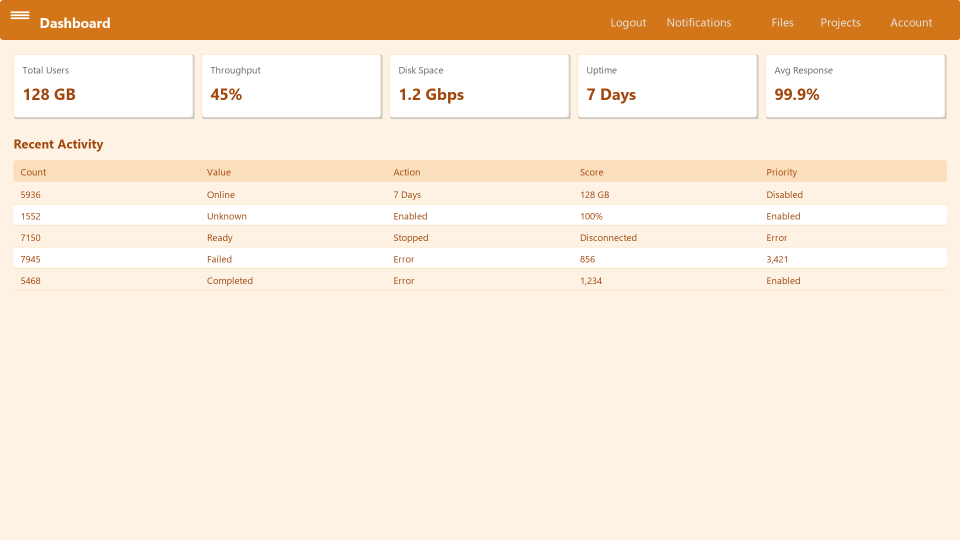
#> input picture data/synthetic/test/images/dashboard_0009.png, 1920 x 1080 px (shown at 1/2 size); its folder holds only this picture in this run
$ python -i symbol_detector.py   (imports and definitions only)
#> lines starting #> are read from the running program, lines starting #| are printed output that depends on the picture; after the words box and inside, x2 and y2 are one past the last pixel; in counts of white or black regions, pixels touching at a corner belong together
"""
Symbol detector for UI elements.

Detects common UI symbols (+, -, =, ×, ÷, etc.) in small regions
where OCR fails. Uses simple pattern recognition based on edge/stroke
analysis rather than template matching for scale robustness.
"""

import cv2
import numpy as np
from typing import Optional, Tuple


def _extract_symbol_strokes(gray: np.ndarray) -> Optional[np.ndarray]:
    """
    Extract foreground strokes from a grayscale button region.

    Tries multiple binarization strategies and picks the one that
    produces a clean, sparse foreground (likely a symbol).

    Returns:
        Binary image of center region (cropped), or None.
    """
    h, w = gray.shape
    margin_x = int(w * 0.2)
    margin_y = int(h * 0.2)

    candidates = []

    # Method 1: Otsu (light background)
    otsu_thresh, _ = cv2.threshold(gray, 0, 255, cv2.THRESH_BINARY + cv2.THRESH_OTSU)
    _, bin_inv = cv2.threshold(gray, otsu_thresh, 255, cv2.THRESH_BINARY_INV)
    _, bin_norm = cv2.threshold(gray, otsu_thresh, 255, cv2.THRESH_BINARY)

    for binary in [bin_inv, bin_norm]:
        center = binary[margin_y:h - margin_y, margin_x:w - margin_x]
        if center.size > 0:
            density = np.sum(center > 0) / center.size
            # Good candidate: sparse foreground (symbol strokes)
            if 0.01 < density < 0.55:
                candidates.append((center, density))

    # Method 2: Adaptive threshold
    blurred = cv2.GaussianBlur(gray, (3, 3), 0)
    block = max(11, (min(w, h) // 3) | 1)
    adaptive = cv2.adaptiveThreshold(
        blurred, 255, cv2.ADAPTIVE_THRESH_GAUSSIAN_C,
        cv2.THRESH_BINARY_INV, blockSize=block, C=3
    )
    center = adaptive[margin_y:h - margin_y, margin_x:w - margin_x]
    if center.size > 0:
        density = np.sum(center > 0) / center.size
        if 0.01 < density < 0.55:
            candidates.append((center, density))

    if not candidates:
        return None

    # Pick the candidate with density closest to 0.1 (typical for a clean symbol)
    candidates.sort(key=lambda c: abs(c[1] - 0.10))
    return candidates[0][0]


# [22 lines left out: function _tighten_to_glyph, not called in this run]


# --------------------------------------------------------------------------- #
# Template matching
#
# Hand-tuned projection rules are fragile at real glyph sizes (8-20 px): a "-"
# binarises to a chunky 17x9 blob, "=" bars fill most of their tight bbox, and
# thresholds tuned for one shape break another. Instead we render each candidate
# symbol with real fonts, normalise both glyph and template to a canonical
# binary patch, and score with the Dice coefficient. Scale-invariant, easy to
# extend (add a char to _SYMBOLS), and anti-aliasing tolerant.
# --------------------------------------------------------------------------- #

# (render string, reported symbol). Multi-char renders cover composite glyphs:
# e.g. the Windows Calculator plus/minus key draws "+/-", not the font's "±".
_SYMBOLS = [
    ("+", "+"), ("-", "-"), ("=", "="), ("×", "×"), ("÷", "÷"),
    ("±", "±"), ("+/-", "±"), (".", "."), ("%", "%"),
]
# Per-symbol Dice acceptance (default 0.70). "=" varies with bar spacing across
# fonts; the "+/-" composite is an approximation of the real key glyph.
_MIN_SCORE = {"=": 0.60, "±": 0.55}
_DEFAULT_MIN_SCORE = 0.70
_CANON = 32                   # canonical patch size
_TEMPLATE_CACHE: Optional[list] = None


# [213 lines left out: functions _canonicalize, _build_templates, _dice, detect_symbol, _count_segments, _check_diagonal, not called in this run]

>>> import cv2
>>> picture = cv2.imread('../../../data/synthetic/test/images/dashboard_0009.png', cv2.IMREAD_GRAYSCALE)
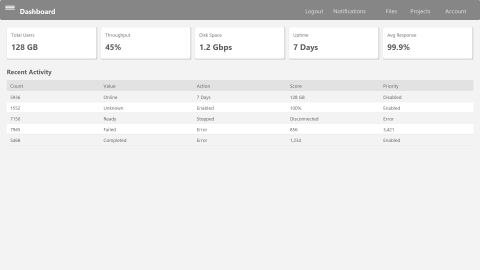
#> picture: shape (1080, 1920) (shown at 1/4 size); min 91, max 255, mean 235.2
>>> result = _extract_symbol_strokes(picture)
#> in _extract_symbol_strokes, `otsu_thresh, _ = cv2.threshold(gray, 0, 255, cv2.THRESH_BINARY + cv2.T..`: otsu_thresh = 188
#> in _extract_symbol_strokes, `_, bin_inv = cv2.threshold(gray, otsu_thresh, 255, cv2.THRESH_BINARY_I..`:
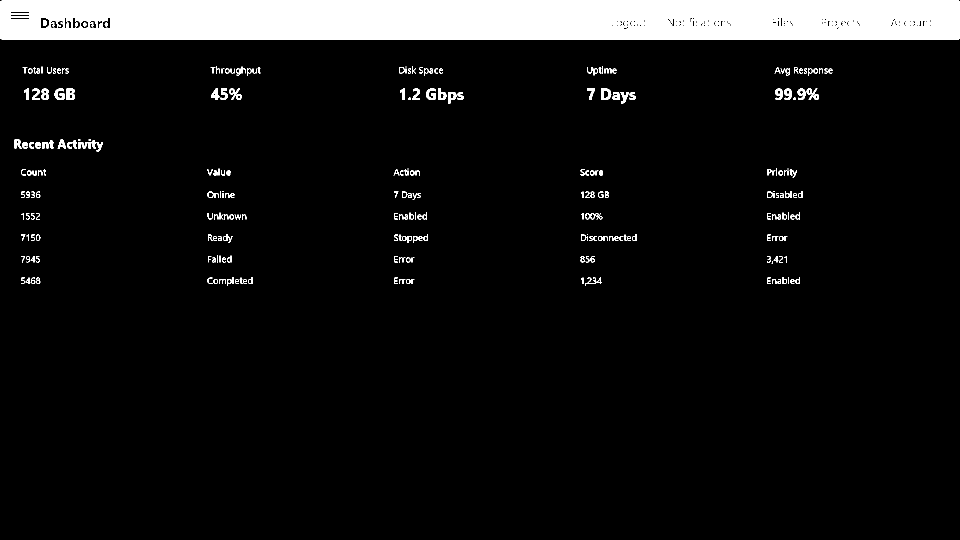
#> bin_inv: shape (1080, 1920) (shown at 1/2 size); 8% white; 288 white regions (18 under 20 px), largest, box (x1, y1, x2, y2) and area: (0, 0, 1920, 80) 149494, (1202, 177, 1223, 200) 307, (133, 177, 150, 200) 305
#> in _extract_symbol_strokes, `_, bin_norm = cv2.threshold(gray, otsu_thresh, 255, cv2.THRESH_BINARY)`:
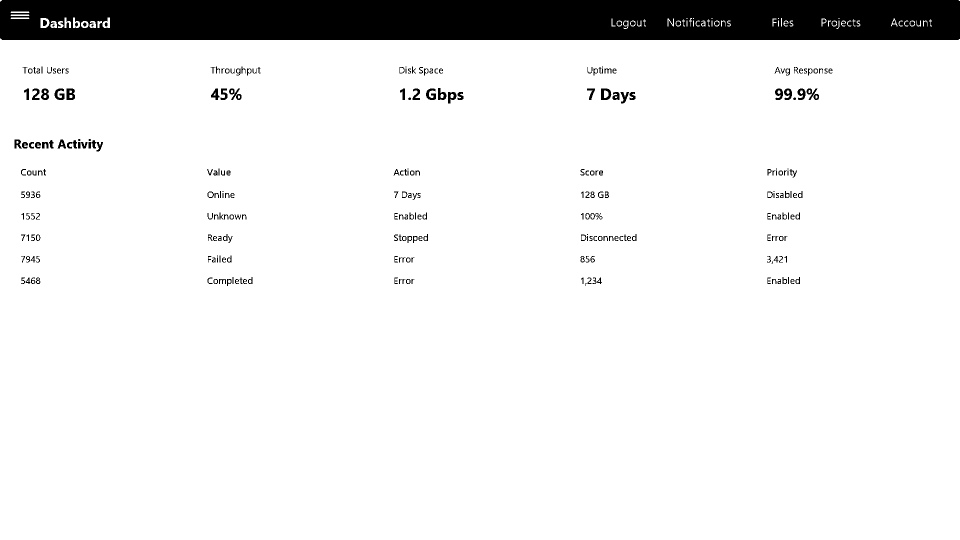
#> bin_norm: shape (1080, 1920) (shown at 1/2 size); 92% white; 288 black regions (18 under 20 px), largest, box (x1, y1, x2, y2) and area: (0, 0, 1920, 80) 149494, (1202, 177, 1223, 200) 307, (133, 177, 150, 200) 305
#> the loop in _extract_symbol_strokes, `for binary in [bin_inv, bin_norm]:` made 2 passes
#> density on passes 1 to 2: 0.00637, 0.994
#> pass 1, in _extract_symbol_strokes, `center = binary[margin_y:h - margin_y, margin_x:w - margin_x]`:
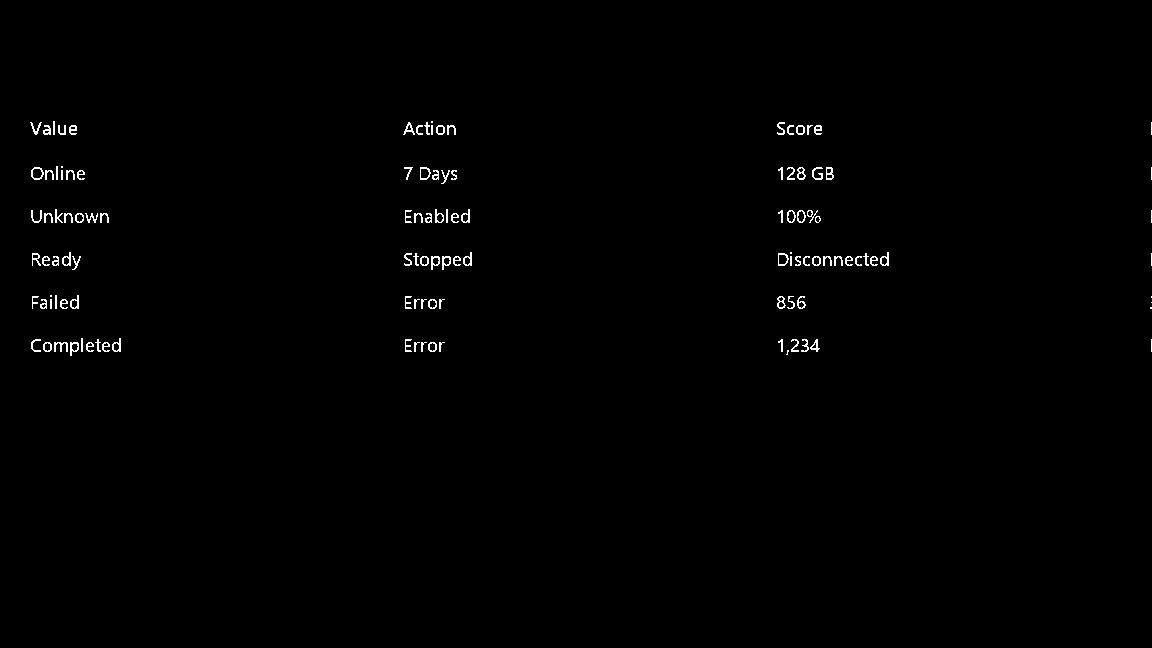
#> center: shape (648, 1152); 0.64% white in thin lines or dots, all inside (x1, y1, x2, y2) = (30, 121, 1152, 356)
#> after the loop in _extract_symbol_strokes, `for binary in [bin_inv, bin_norm]:`: candidates = []
#> in _extract_symbol_strokes, `adaptive = cv2.adaptiveThreshold( blurred, 255, cv2.ADAPTIVE_THRESH_GA..`:
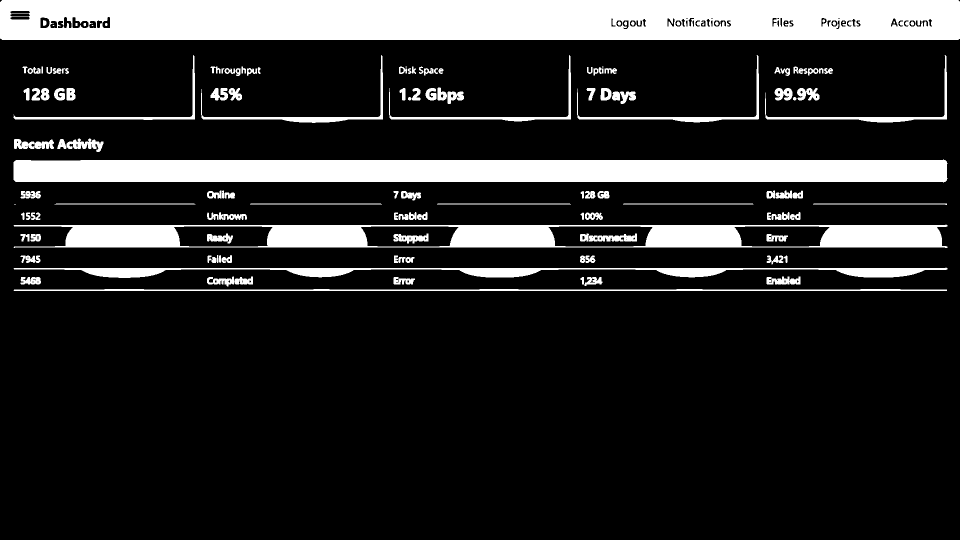
#> adaptive: shape (1080, 1920) (shown at 1/2 size); 16.8% white; 135 white regions (9 under 20 px), largest, box (x1, y1, x2, y2) and area: (0, 0, 1920, 80) 148396, (27, 319, 1895, 365) 82024, (27, 449, 1895, 496) 51081
#> in _extract_symbol_strokes, `center = adaptive[margin_y:h - margin_y, margin_x:w - margin_x]`:
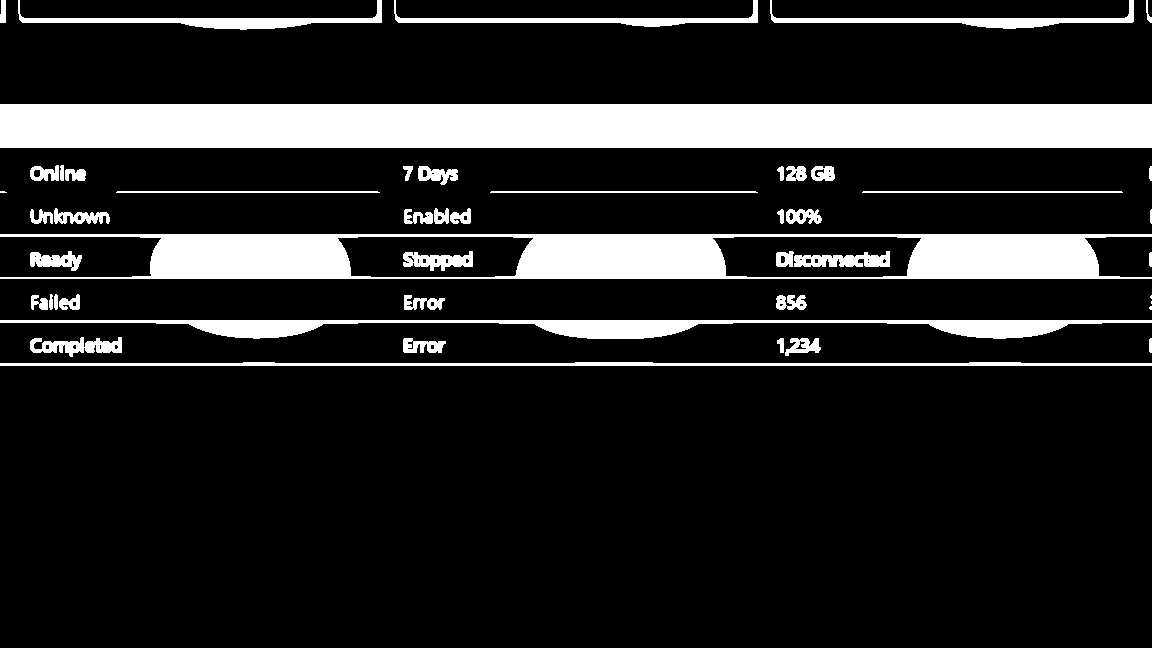
#> center: shape (648, 1152); 14.8% white; 49 white regions (4 under 20 px), largest, box (x1, y1, x2, y2) and area: (0, 104, 1152, 148) 50688, (0, 234, 1152, 279) 29088, (0, 320, 1152, 339) 8898
#> in _extract_symbol_strokes, `density = np.sum(center > 0) / center.size`: density = 0.148

$ run again, on data/synthetic/test/images/dashboard_0015.png
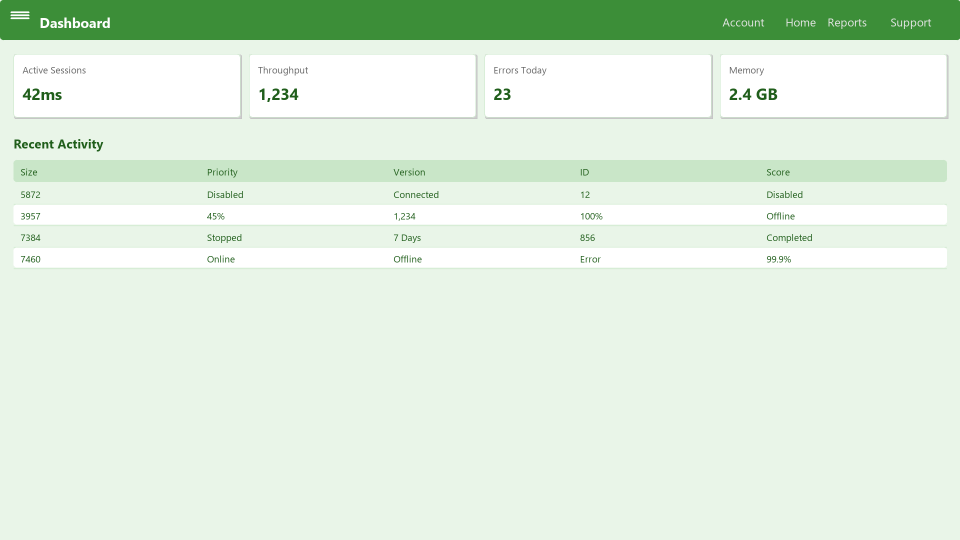
#> input picture data/synthetic/test/images/dashboard_0015.png, 1920 x 1080 px (shown at 1/2 size)
#> otsu_thresh = 173
#> in _extract_symbol_strokes, `_, bin_inv = cv2.threshold(gray, otsu_thresh, 255, cv2.THRESH_BINARY_I..`:
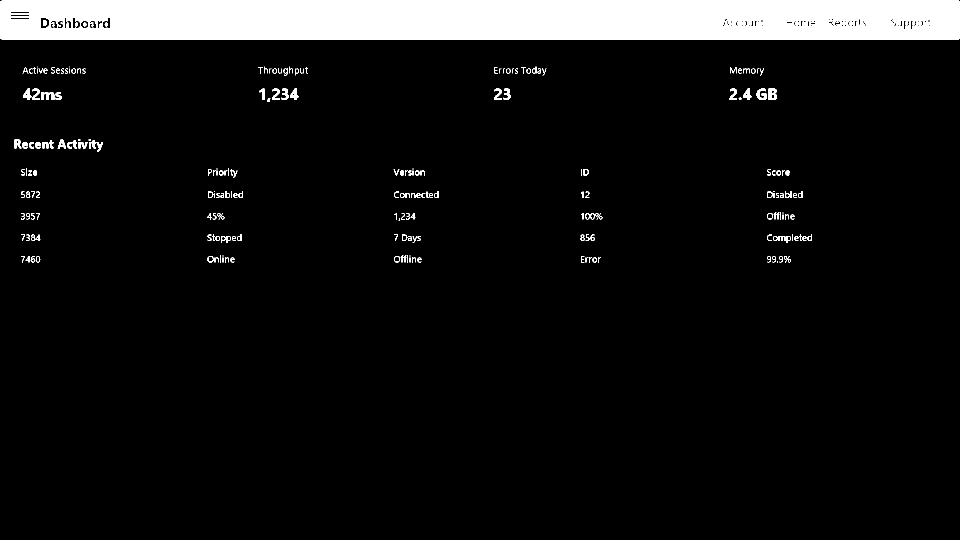
#> bin_inv: shape (1080, 1920) (shown at 1/2 size); 7.8% white; 239 white regions (29 under 20 px), largest, box (x1, y1, x2, y2) and area: (0, 0, 1920, 80) 149876, (1537, 177, 1554, 200) 304, (83, 184, 109, 200) 281
#> the loop in _extract_symbol_strokes, `for binary in [bin_inv, bin_norm]:` made 2 passes
#> density on passes 1 to 2: 0.00453, 0.995
#> after the loop in _extract_symbol_strokes, `for binary in [bin_inv, bin_norm]:`: candidates = []
#> adaptive: shape (1080, 1920); 18.8% white; 119 white regions (9 under 20 px), largest, box (x1, y1, x2, y2) and area: (0, 0, 1920, 80) 149026, (27, 319, 1895, 365) 82146, (27, 448, 1904, 523) 65119
#> in _extract_symbol_strokes, `center = adaptive[margin_y:h - margin_y, margin_x:w - margin_x]`:
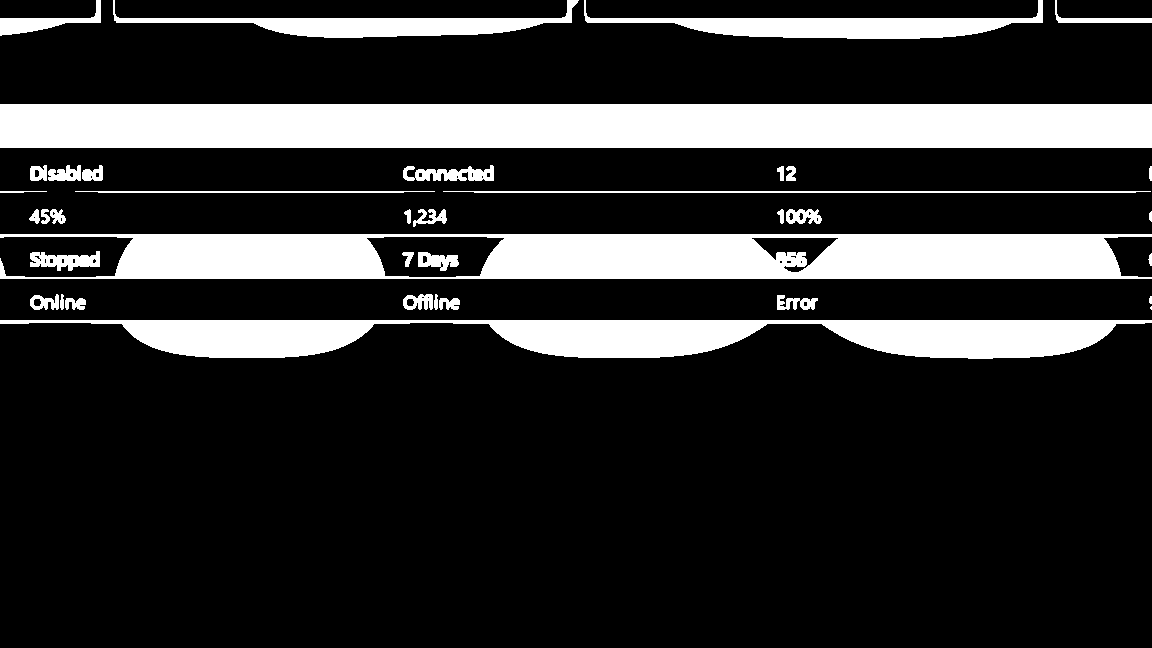
#> center: shape (648, 1152); 18.7% white; 38 white regions (1 under 20 px), largest, box (x1, y1, x2, y2) and area: (0, 104, 1152, 148) 50688, (0, 234, 1152, 279) 39972, (0, 320, 1152, 359) 26825
#> in _extract_symbol_strokes, `density = np.sum(center > 0) / center.size`: density = 0.187

$ run again, on data/synthetic/test/images/dashboard_0035.png
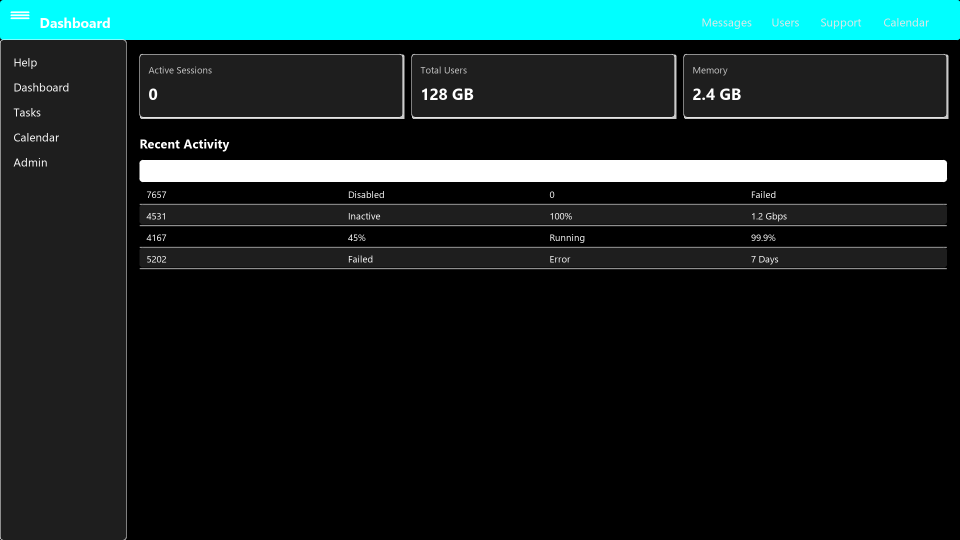
#> input picture data/synthetic/test/images/dashboard_0035.png, 1920 x 1080 px (shown at 1/2 size)
#> otsu_thresh = 107
#> in _extract_symbol_strokes, `_, bin_inv = cv2.threshold(gray, otsu_thresh, 255, cv2.THRESH_BINARY_I..`:
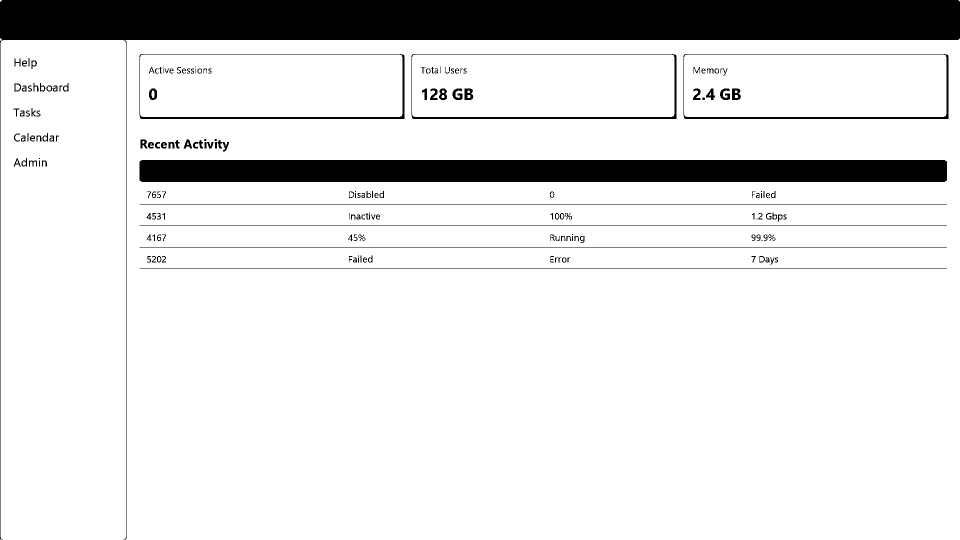
#> bin_inv: shape (1080, 1920) (shown at 1/2 size); 87.8% white; 187 black regions (17 under 20 px), largest, box (x1, y1, x2, y2) and area: (0, 0, 1920, 1080) 155592, (279, 320, 1894, 364) 71028, (279, 108, 809, 238) 3290
#> the loop in _extract_symbol_strokes, `for binary in [bin_inv, bin_norm]:` made 2 passes
#> density on passes 1 to 2: 0.916, 0.0842
#> after the loop in _extract_symbol_strokes, `for binary in [bin_inv, bin_norm]:`: candidates = 1 item
#> adaptive: shape (1080, 1920); 41.6% white; 80 white regions (58 under 20 px), largest, box (x1, y1, x2, y2) and area: (251, 78, 1920, 1080) 561530, (0, 76, 252, 1080) 131322, (281, 110, 804, 233) 56116
#> in _extract_symbol_strokes, `center = adaptive[margin_y:h - margin_y, margin_x:w - margin_x]`:
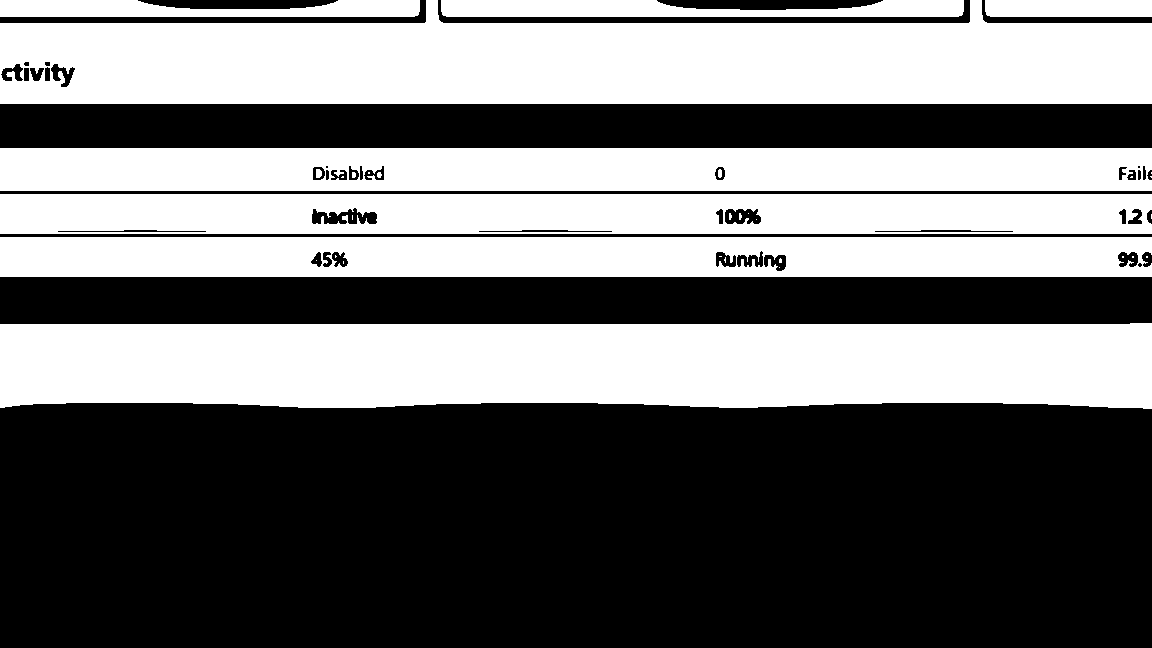
#> center: shape (648, 1152); 45.5% white; 33 white regions (21 under 20 px), largest, box (x1, y1, x2, y2) and area: (0, 323, 1152, 409) 93201, (0, 0, 1152, 104) 93154, (0, 148, 1152, 191) 48618
#> in _extract_symbol_strokes, `density = np.sum(center > 0) / center.size`: density = 0.455
